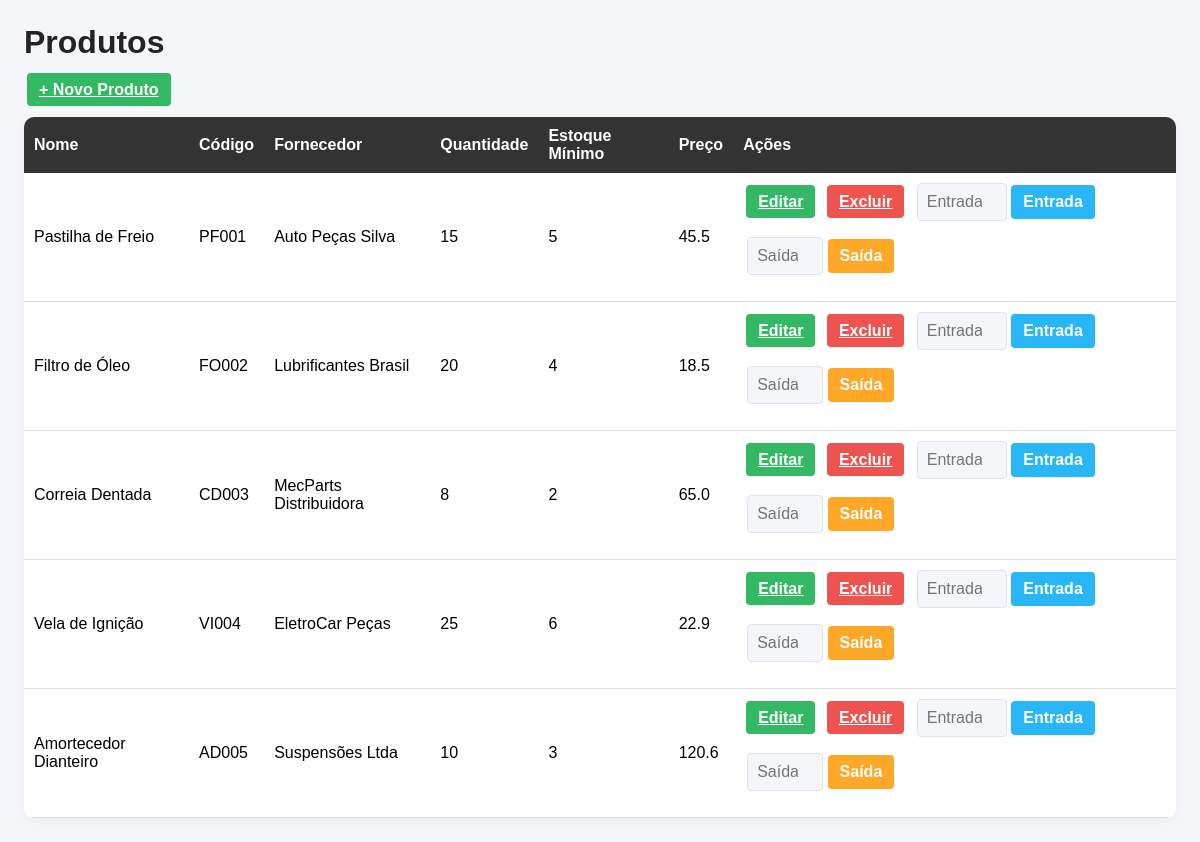
Before: / with the older database file.
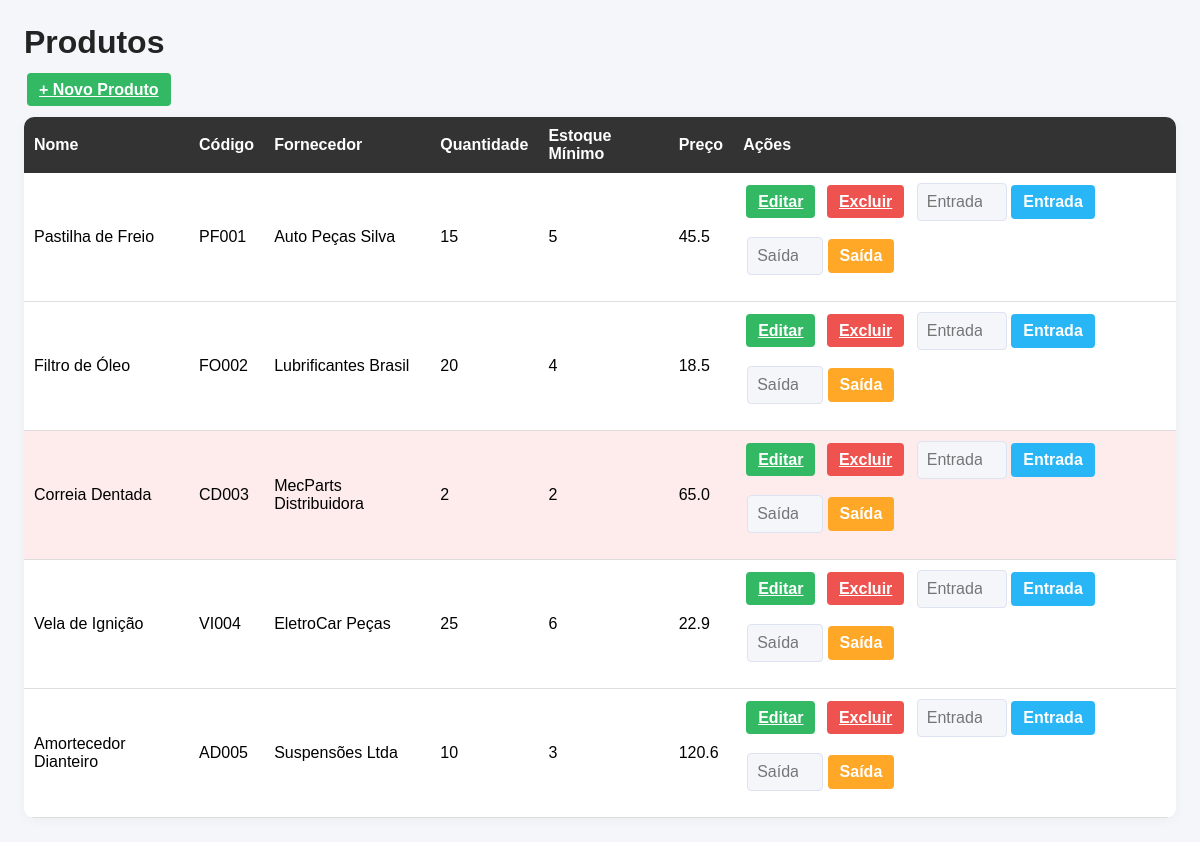
After: the same page with the newer database file.
### tables this page shows
CREATE TABLE produto (
    id INTEGER PRIMARY KEY AUTOINCREMENT,
    nome TEXT NOT NULL,
    codigo TEXT NOT NULL,
    fornecedor TEXT NOT NULL,   
    quantidade INTEGER NOT NULL,
    estoque_minimo INTEGER NOT NULL,
    preco REAL NOT NULL,
    data_cadastro DATE NOT NULL
);

### app.py (the view)
@app.route('/')
def index():
    conn = get_db_connection()
    produtos = conn.execute('SELECT * FROM produto').fetchall()
    conn.close()
    return render_template('index.html', produtos=produtos)

### app.py (called while the page is built)
def get_db_connection():
    conn = sqlite3.connect('database.db')
    conn.row_factory = sqlite3.Row
    return conn

### templates/index.html (shortened to what this page needs)
<!DOCTYPE html>
<html lang="pt-br">
<head>
    <link rel="stylesheet" href="{{ url_for('static', filename='style.css') }}">
</head>
<body>
    <h1>Produtos</h1>
    <a href="{{ url_for('cadastrar') }}" class="btn-acao btn-editar"> + Novo Produto</a>
     <table>
        <tr>
            <th>Nome</th>
            <th>Código</th>
            <th>Fornecedor</th>
            <th>Quantidade</th>
            <th>Estoque Mínimo</th>
            <th>Preço</th>
            <th>Ações</th>
        </tr>
        {% for produto in produtos %}
        <tr {% if produto['quantidade'] <= produto['estoque_minimo'] %}class="alerta"{% endif %}>
            <td>{{ produto['nome'] }}</td>
            <td>{{ produto['codigo'] }}</td>
            <td>{{ produto['fornecedor'] }}</td>
            <td>{{ produto['quantidade'] }}</td>
            <td>{{ produto['estoque_minimo'] }}</td>
            <td>{{ produto['preco'] }}</td>
            <td>
                <a href="{{ url_for('editar', id=produto['id']) }}" class="btn-acao btn-editar">Editar</a>
                <a href="{{ url_for('excluir', id=produto['id']) }}" class="btn-acao btn-excluir">Excluir</a>
                <form action="{{ url_for('entrada', id=produto['id']) }}" method="post" style="display:inline;">
                    <input type="number" name="quantidade" min="1" placeholder="Entrada" style="width:90px; margin-left:4px; border-radius:4px;">
                    <button type="submit" class="btn-acao btn-entrada">Entrada</button>
                </form>
                <form action="{{ url_for('saida', id=produto['id']) }}" method="post" style="display:inline;">
                    <input type="number" name="quantidade" min="1" placeholder="Saída" style="width:76px; margin-left:4px; border-radius:4px;">
                    <button type="submit" class="btn-acao btn-saida">Saída</button>
                </form>
            </td>
        </tr>
        {% endfor %}
    </table>
</body>
</html>

### static/style.css (style rules this page uses)
:root { --body-font: Arial, sans-serif; --body-background-color:#f4f6fa; --cabecalho-font-color: #232323; --table-background-color: #fff; --table-box-shadow: 0 2px 12px rgba(0,0,0,0.04); --th-background-color: #333; --th-color: #fff; --td-padding: 10px; --td-border-bottom: 1px solid #ddd; --tr-hover-background-color: #f1f1f1; }
* { margin: 0; padding: 0; box-sizing: border-box; }
body { font-family: var(--body-font); background-color: var(--body-background-color); padding: 24px; }
h1 { font-size: 2em; color: var(--cabecalho-font-color); margin-bottom: 20px; }
table { width: 100%; border-collapse: collapse; background-color: var(--table-background-color); margin-top: 18px; box-shadow: var(--table-box-shadow); border-radius: 10px; overflow: hidden; }
th { background-color:var(--th-background-color); color: var(--th-color); padding: 10px; text-align: left; }
td { padding: 10px; border-bottom: var(--td-border-bottom); }
.btn-acao { border: none; border-radius: 4px; padding: 8px 12px; color: #fff; font-weight: bold; margin-right: 4px; cursor: pointer; font-size: 1em; }
.btn-editar { background: #33b864; }
.btn-excluir { background: #ef5350; }
.btn-entrada { background: #29b6f6; }
.btn-saida { background: #ffa726; }
.alerta { background-color: #feecec; }
input { width: 100%; padding: 9px; margin-bottom: 16px; border: 1px solid #dde3f0; border-radius: 6px; font-size: 1em; background: #f4f6fa; transition: border 0.2s; }
button { background: #2536cf; color: #fff; border: none; border-radius: 6px; padding: 12px 18px; font-size: 1.07em; font-weight: 500; cursor: pointer; margin-right: 10px; transition: background 0.3s; }
a { font-size: 1em; color: #2536cf; font-weight: 500; margin-left: 3px; }

Changed rows visible on the page:
changed produto "Correia Dentada": quantidade "8" → "2"
